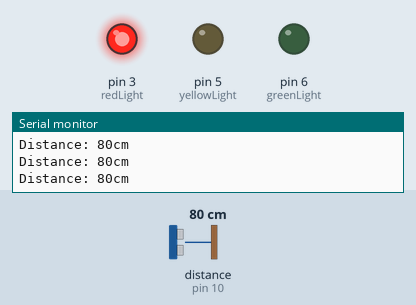
Bench run of a sketch on a simulated Arduino Uno, built with avr-gcc and run on an emulated ATmega328P. Parts: output pins drawn as LEDs (lit = HIGH), the last lines printed to the serial monitor. The inputs (shaded band) are chosen by the test bench; at power-on: distance to the obstacle (sensor on pin 10) 80 cm. The echo pulse lasts 58.3 µs per cm.

Above: at 1.3 s.
1.4 s: distance to the obstacle (sensor on pin 10) set to 52 cm
2.9 s: distance to the obstacle (sensor on pin 10) set to 44 cm
At 3.5 s:
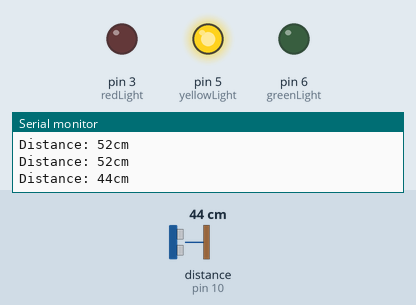
4.5 s: distance to the obstacle (sensor on pin 10) set to 29 cm
6.0 s: distance to the obstacle (sensor on pin 10) set to 22 cm
At 6.5 s:
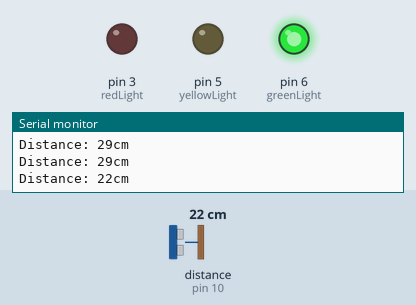
7.5 s: distance to the obstacle (sensor on pin 10) set to 35 cm
At 7.9 s:
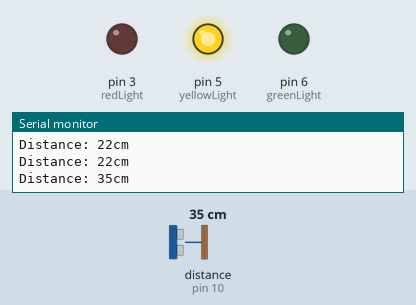
9.0 s: distance to the obstacle (sensor on pin 10) set to 2 cm
At 10.5 s:
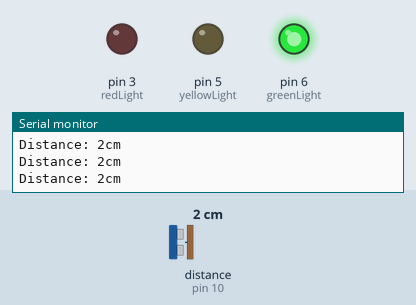
Timing chart, 0 to 11.5 s (numbered marks = the images above; inputs shaded):
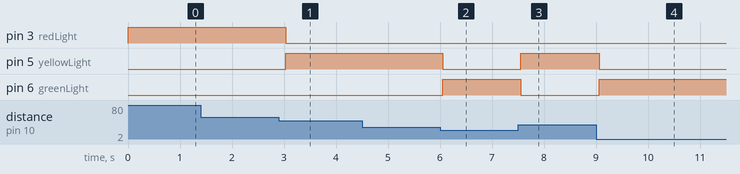

Measured:
- the behaviour switches between 50 and 49 cm on distance to the obstacle (sensor on pin 10) (found by bisection; images 0 and 1)
- the behaviour switches between 26 and 25 cm on distance to the obstacle (sensor on pin 10) (found by bisection; images 1 and 2)
- after the input at 2.9 s, pin 3 (redLight): HIGH → LOW after 0.13 s; pin 5 (yellowLight): LOW → HIGH after 0.13 s
- after the input at 6.0 s, pin 5 (yellowLight): HIGH → LOW after 0.05 s; pin 6 (greenLight): LOW → HIGH after 0.05 s
- after the input at 7.5 s, pin 5 (yellowLight): LOW → HIGH after 0.06 s; pin 6 (greenLight): HIGH → LOW after 0.06 s
- after the input at 9.0 s, pin 5 (yellowLight): HIGH → LOW after 0.06 s; pin 6 (greenLight): LOW → HIGH after 0.06 s

The sketch:

main.ino
```cpp
#include <HCSR04.h> // ultrasonicSensor library (HCSR04-ultrasonic-sensor-lib-2.0.2.zip) must be installed

#define greenLight (6) // 6 is just a port, you can change it
#define yellowLight (5)
#define redLight (3)

HCSR04 hc(11, 10); // declare the echo and trig ports

int distance;

void setup()
{
  pinMode(greenLight, OUTPUT); // set the defined ports as a OUTPUT or INPUT
  pinMode(yellowLight, OUTPUT);
  pinMode(redLight, OUTPUT);

  Serial.begin(9600); // begin printing to the console
}

void loop()
{

  distance = hc.dist(); // save the output from the sensor as a distance variable

  if (distance == 0) // change the number of distance for different colors
  {
    digitalWrite(greenLight, HIGH); // high = active, low = inactive
    digitalWrite(yellowLight, HIGH);
    digitalWrite(redLight, HIGH);
  }
  else if (distance <= 25)
  {
    digitalWrite(greenLight, HIGH);
    digitalWrite(yellowLight, LOW);
    digitalWrite(redLight, LOW);
  }
  else if (distance < 50)
  {
    digitalWrite(yellowLight, HIGH);
    digitalWrite(greenLight, LOW);
    digitalWrite(redLight, LOW);
  }
  else
  {
    digitalWrite(redLight, HIGH);
    digitalWrite(greenLight, LOW);
    digitalWrite(yellowLight, LOW);
  }

  Serial.print("Distance: ");
  Serial.print(distance);
  Serial.println("cm");

  delay(500);
}
```
